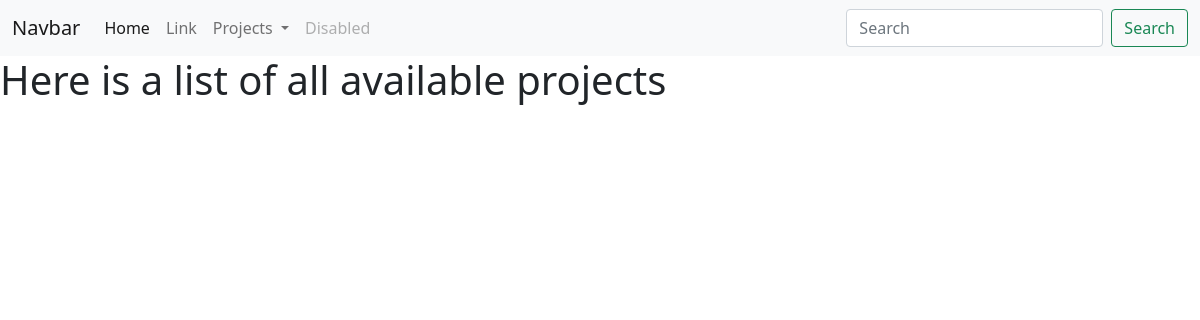
/list, run on an earlier commit of the app's database.
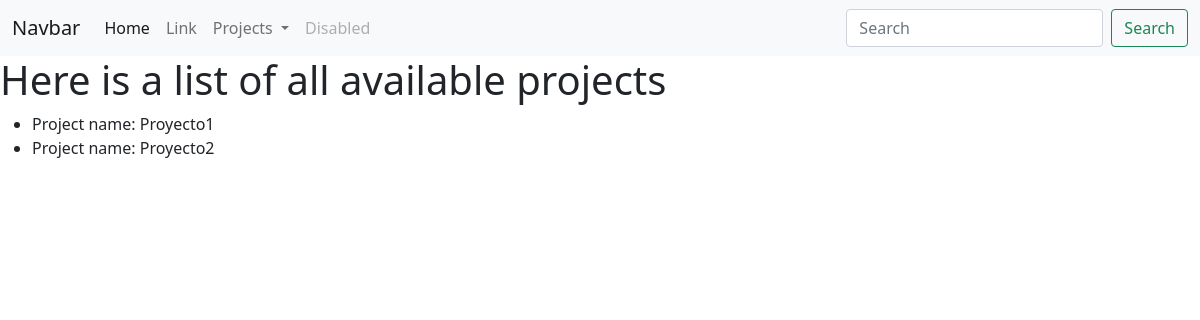
And on a later commit of the database.
### mywebapp.py (models this page shows, shortened)
class Project(db.Model):
    __tablename__ = 'projects'
    id = db.Column(db.Integer,primary_key = True)
    name = db.Column(db.Text)
    def __repr__(self):
        return f"Project name: {self.name}"

### mywebapp.py (the view)
@app.route('/list')
def list_projects():
    projects = Project.query.all()
    return render_template('list.html', projects=projects)

### templates/list.html
{% extends "base.html" %}
{% block content %}
<div>
    <h1>Here is a list of all available projects</h1>
    <ul>
      {% for proj in projects  %}
      <li>{{proj}}</li>
      {% endfor %}
    </ul>
</div>
{% endblock %}

### templates/base.html (shortened to what this page needs)
<!DOCTYPE html>
<html lang="en" dir="ltr">
  <head>
    <link href="https://cdn.jsdelivr.net/npm/bootstrap@5.0.0-beta1/dist/css/bootstrap.min.css" rel="stylesheet">
  </head>
  <body>
    <nav class="navbar navbar-expand-lg navbar-light bg-light">
  <div class="container-fluid">
    <a class="navbar-brand" href="#">Navbar</a>
    <div class="collapse navbar-collapse" id="navbarSupportedContent">
      <ul class="navbar-nav me-auto mb-2 mb-lg-0">
        <li class="nav-item">
          <a class="nav-link active" aria-current="page" href="{{ url_for('index') }}">Home</a>
        </li>
        <li class="nav-item">
          <a class="nav-link" href="#">Link</a>
        </li>
        <li class="nav-item dropdown">
          <a class="nav-link dropdown-toggle" href="#" id="navbarDropdown" role="button" data-bs-toggle="dropdown" aria-expanded="false">
            Projects
          </a>
        </li>
        <li class="nav-item">
          <a class="nav-link disabled" href="#" tabindex="-1" aria-disabled="true">Disabled</a>
        </li>
      </ul>
      <form class="d-flex">
        <input class="form-control me-2" type="search" placeholder="Search" aria-label="Search">
        <button class="btn btn-outline-success" type="submit">Search</button>
      </form>
    </div>
  </div>
</nav>
{% block content %}
{% endblock %}
  </body>
</html>

What changed in the data, as far as the page shows it:
added Project: name "Project name: Proyecto1"
added Project: name "Project name: Proyecto2"
